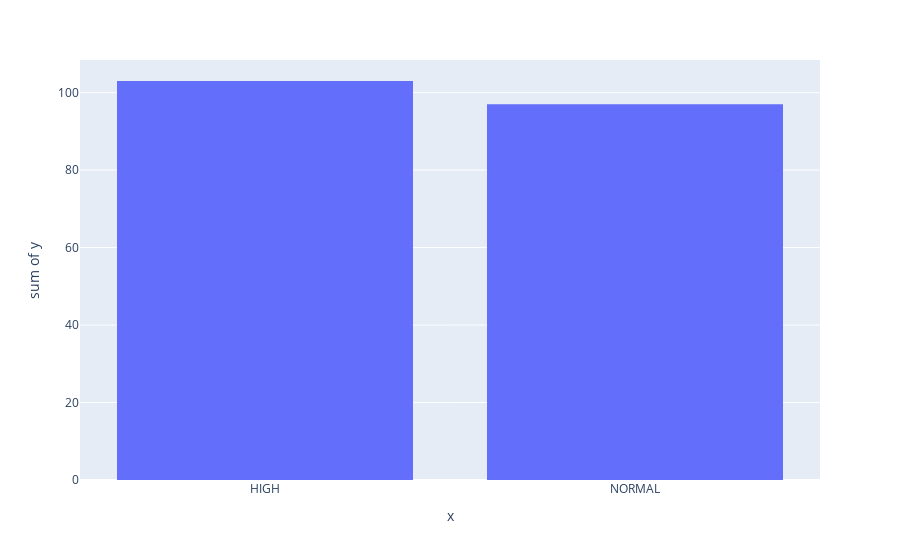

Notebook code for this chart:
### Code cell
# I visualized the number of Cholesterol in the dataset. 
fig = px.histogram(x = ["HIGH", "NORMAL"], y = [103, 97])
fig.show()

### Figure 1 — Plotly figure (JSON) as saved in the notebook; plotly's stock layout.template omitted (floating-point values rounded to 4 significant figures)
{"data": [{"alignmentgroup": "True", "bingroup": "x", "histfunc": "sum", "hovertemplate": "x=%{x}<br>sum of y=%{y}<extra></extra>", "legendgroup": "", "marker": {"color": "#636efa", "pattern": {"shape": ""}}, "name": "", "offsetgroup": "", "orientation": "v", "showlegend": false, "type": "histogram", "x": ["HIGH", "NORMAL"], "xaxis": "x", "y": [103, 97], "yaxis": "y"}], "layout": {"barmode": "relative", "legend": {"tracegroupgap": 0}, "margin": {"t": 60}, "xaxis": {"anchor": "y", "domain": [0, 1], "title": {"text": "x"}}, "yaxis": {"anchor": "x", "domain": [0, 1], "title": {"text": "sum of y"}}}}
